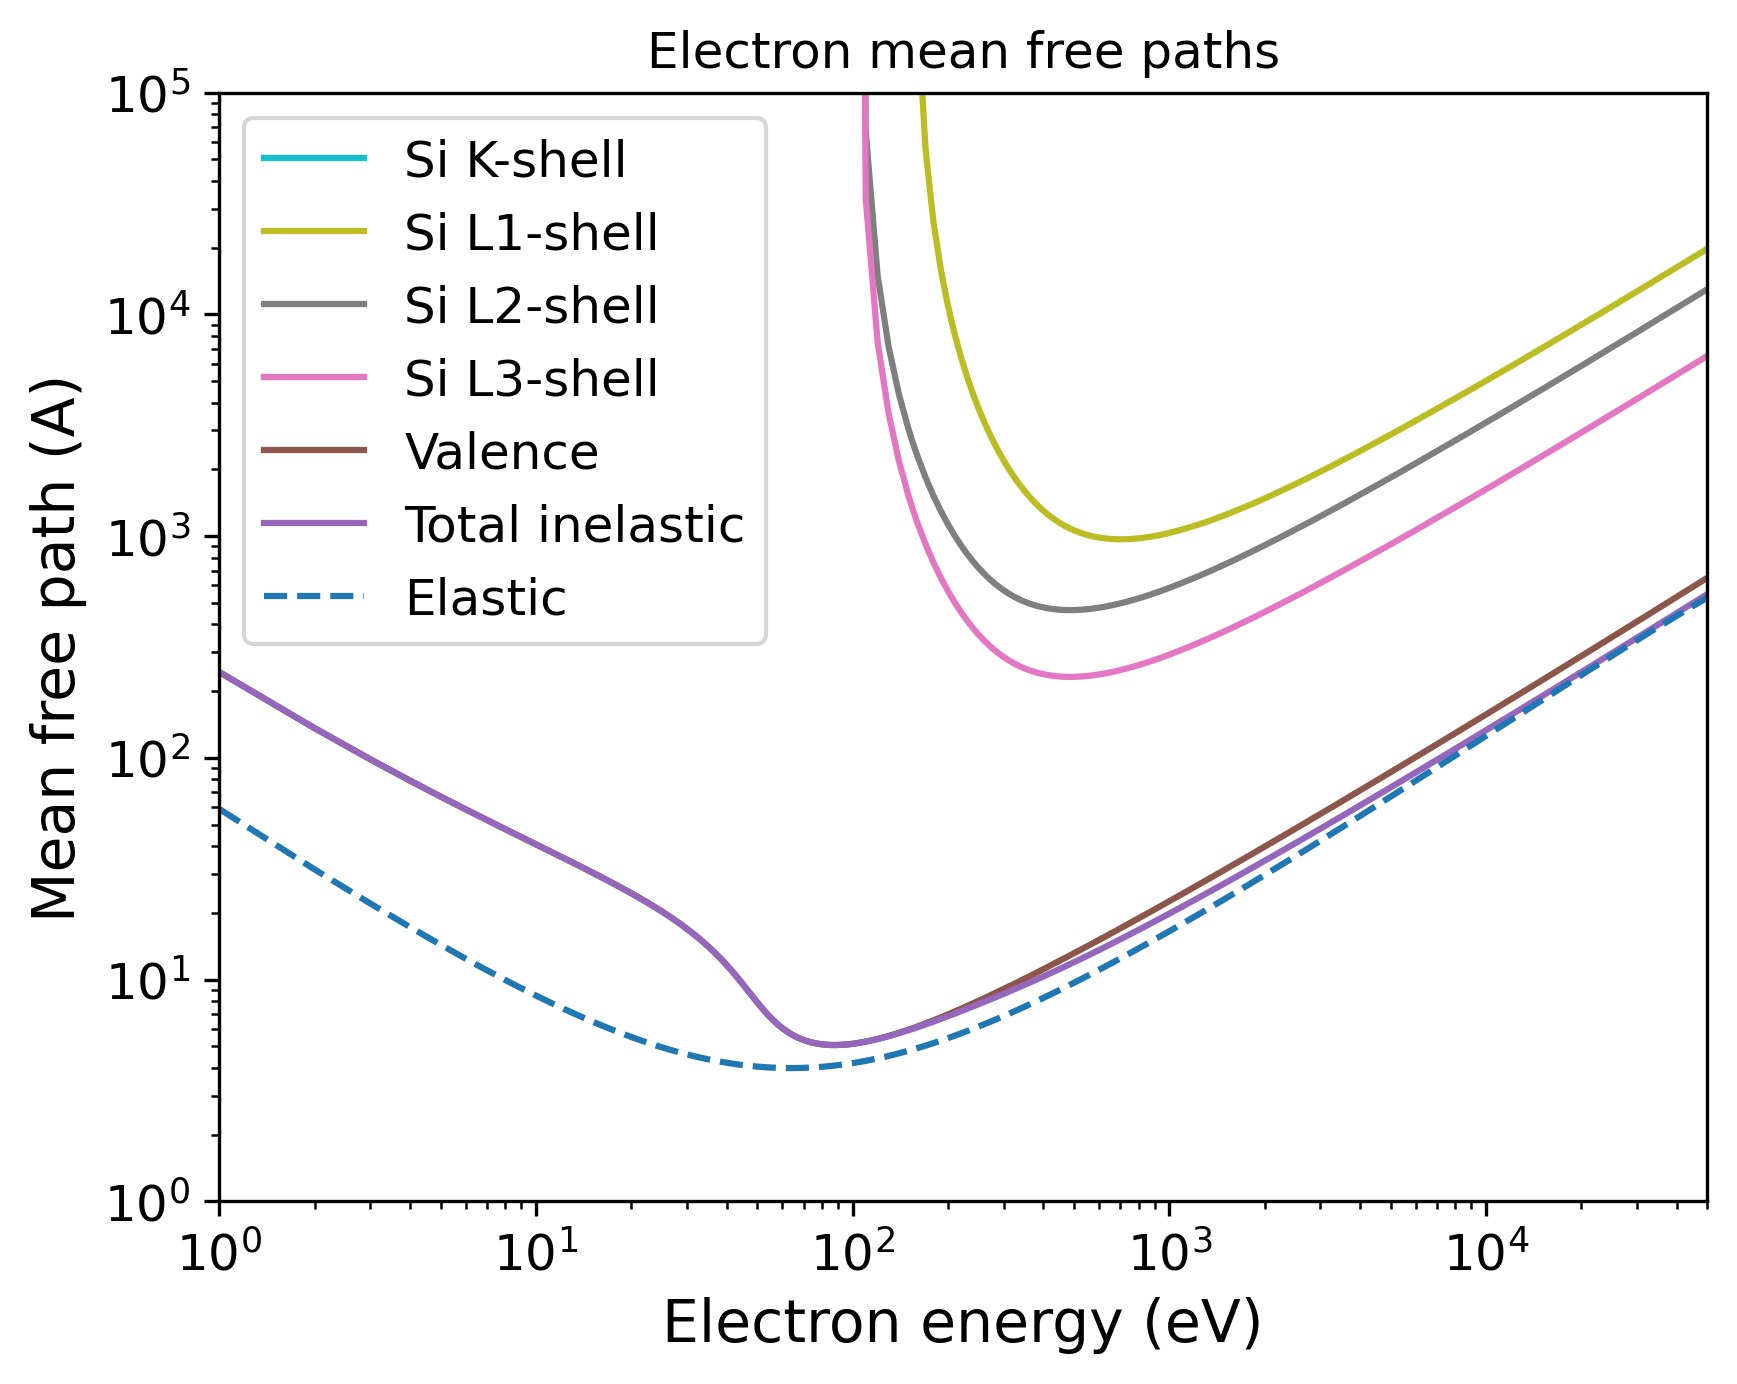

Write Python code to recreate this figure.
import pandas as pd
import numpy as np
import matplotlib.pyplot as plt
import matplotlib.cm as cm
# Set the format:
plt.xlabel("Electron energy (eV)", fontsize=14)
plt.ylabel("Mean free path (A)", fontsize=14)
plt.xticks(fontsize=12)
plt.yticks(fontsize=12)
plt.grid(False)
# Set the axes:
# Read the output file:
df = pd.read_csv(r"OUTPUT_Si_tin_Electron_IMFP.dat", sep=r'\s+', header=None, comment="#", skipinitialspace=True)
plt.xscale("log")
plt.yscale("log")
# Prepare the plot:
columns_to_plot = [ 1, 2, 3, 4, 5, 6]
labels = [ "Si K-shell", "Si L1-shell", "Si L2-shell", "Si L3-shell", "Valence", "Total inelastic"]
# Create N distinct colors from a colormap
N = len(columns_to_plot)
colors = plt.cm.tab10(np.linspace(1, 0, 10))
# Set line styles:
linestyles = [ "-", "-", "-", "-", "-", "-"]
for i, col in enumerate(columns_to_plot):
    color = colors[i % len(colors)]
    ls    = linestyles[i % len(linestyles)]
    label = labels[i % len(labels)]
    plt.plot(df.iloc[:, 0], df.iloc[:, col],
    color=color,
    label=label,
    linestyle=ls)
# Add a curve from the second file
df2 = pd.read_csv(r"OUTPUT_Si_tin_Electron_EMFP.dat", sep=r'\s+', header=None, comment="#", skipinitialspace=True)
columns_to_plot2 = [ 2]
labels2 = [ "Elastic"]
# Create second part of the plot:
for col, label in zip(columns_to_plot2, labels2):
    plt.plot(df2.iloc[:, 0], df2.iloc[:, col], label=label, linestyle="--")
plt.xlim(1.00000000,50000.00000000)
plt.ylim(1.00000000,100000.00000000)
plt.title("Electron mean free paths")
plt.legend(loc="best", fontsize=12)
# Save the plot in this format:
plt.savefig("OUTPUT_MFP_electron.png", dpi=300, bbox_inches="tight")
